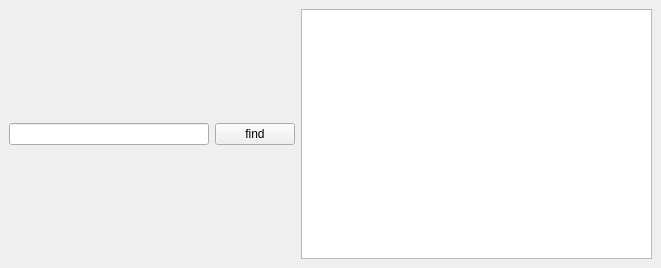
<?xml version="1.0" encoding="UTF-8"?>
<ui version="4.0">
 <class>MainWindow</class>
 <widget class="QMainWindow" name="MainWindow">
  <property name="geometry">
   <rect>
    <x>0</x>
    <y>0</y>
    <width>661</width>
    <height>268</height>
   </rect>
  </property>
  <property name="windowTitle">
   <string>MainWindow</string>
  </property>
  <widget class="QWidget" name="centralwidget">
   <layout class="QHBoxLayout" name="horizontalLayout">
    <item>
     <widget class="QLineEdit" name="lineEdit">
      <property name="maximumSize">
       <size>
        <width>200</width>
        <height>16777215</height>
       </size>
      </property>
     </widget>
    </item>
    <item>
     <widget class="QPushButton" name="pushButton">
      <property name="text">
       <string>find</string>
      </property>
     </widget>
    </item>
    <item>
     <widget class="QListWidget" name="listWidget"/>
    </item>
   </layout>
  </widget>
 </widget>
 <resources/>
 <connections/>
</ui>
